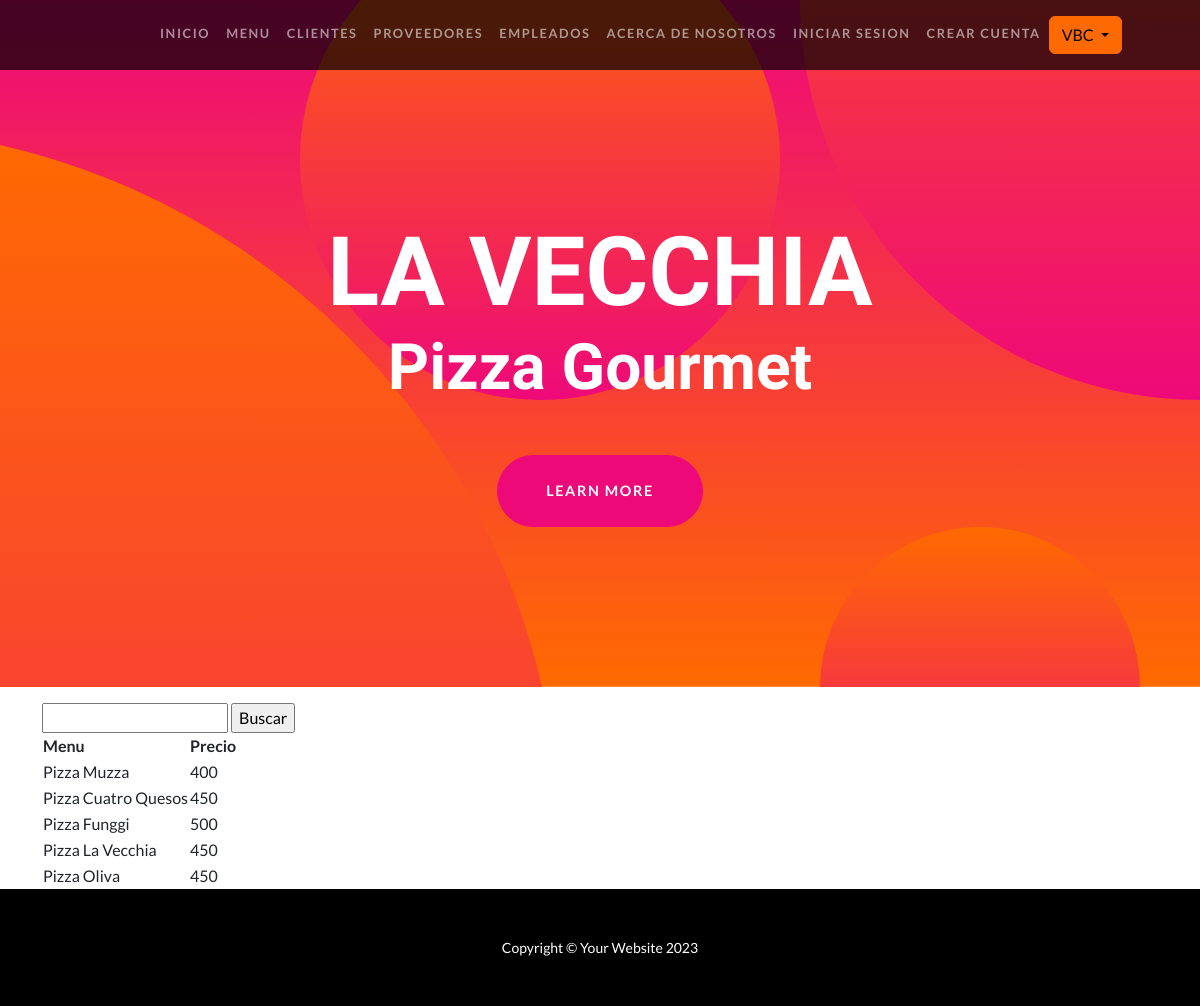
Page /AppLaVecchia/busca-menu-formulario/ on the earlier database version.
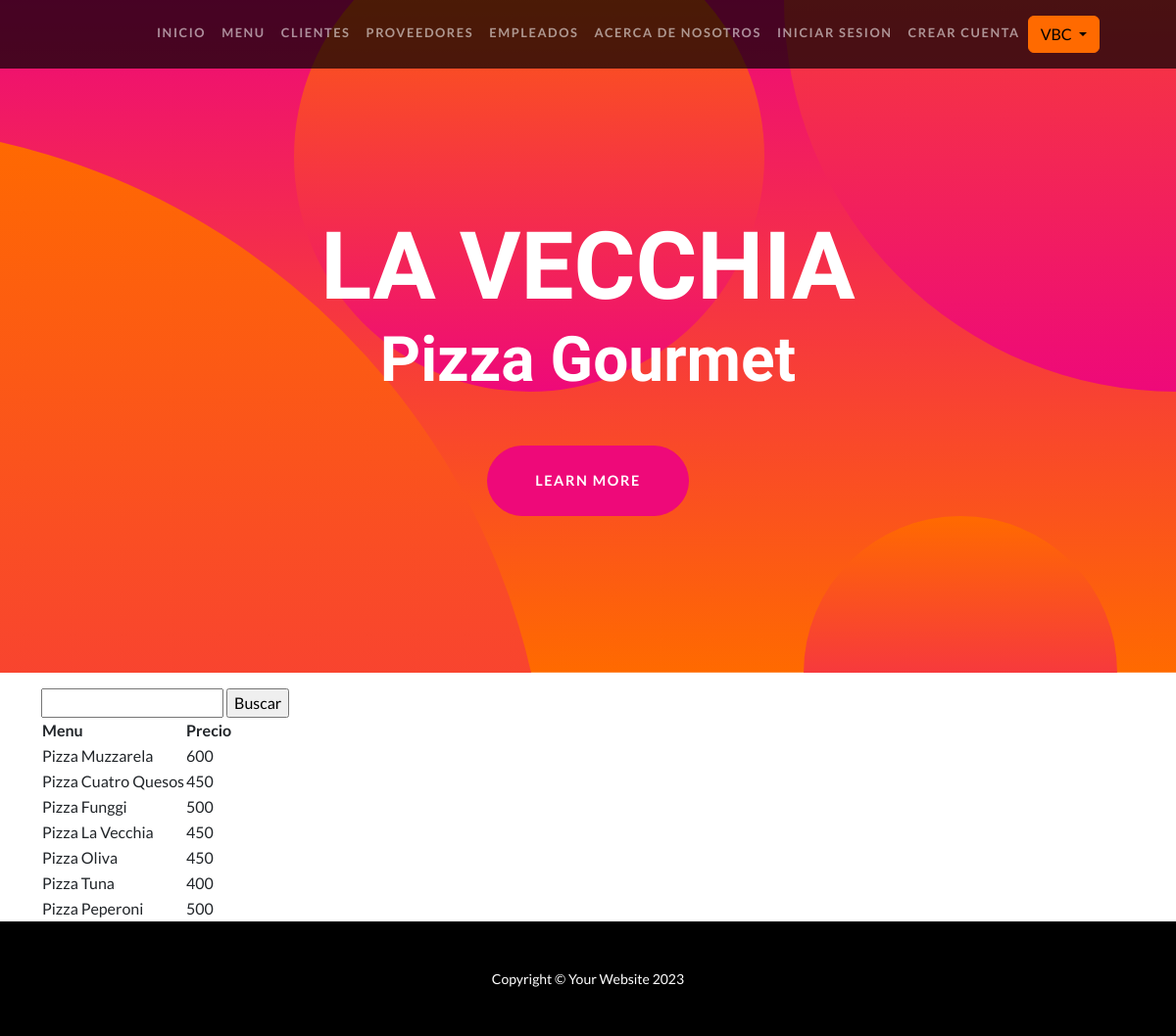
Same page on the later database version.
### AppLaVecchia/models.py (models this page shows, shortened)
class Menu (models.Model):
    nombre = models.CharField(max_length=20)
    precio = models.IntegerField()

### AppLaVecchia/views.py (the view)
# urls.py: path('busca-menu-formulario/', views.buscar_menu_formulario, name="Buscar_Menu"),
def buscar_menu_formulario(request):
    if request.method == "GET":
        busqueda = request.GET.get('miFormulario', '')
        menus = Menu.objects.filter(nombre__icontains=busqueda)
        context = {'menus': menus}
        return render(request, 'AppLaVecchia/buscar_menu_formulario.html', context)

### AppLaVecchia/Templates/AppLaVecchia/buscar_menu_formulario.html (shortened to what this page needs)
{% extends 'AppLaVecchia/base.html' %}
{% load static %}
{% block main %}
    <form action="" method="GET">
        <input type="text" name="busqueda" id="menu">
        <input type="submit" value="Buscar">
    </form>
    <table>
        <thead>
            <tr>
                <th>Menu</th>
                <th>Precio</th>
            </tr>
        </thead>
        <tbody>
            {% for menu in menus %}
            <tr>
                <td>{{ menu.nombre }}</td>
                <td>{{ menu.precio }}</td>
            </tr>
            {% endfor %}
        </tbody>
    </table>
{% endblock main %}

Differences in the rows shown:
changed Menu: nombre "Pizza Muzza" → "Pizza Muzzarela"; precio "400" → "600"
added Menu: nombre "Pizza Tuna", precio "400"
added Menu: nombre "Pizza Peperoni", precio "500"
